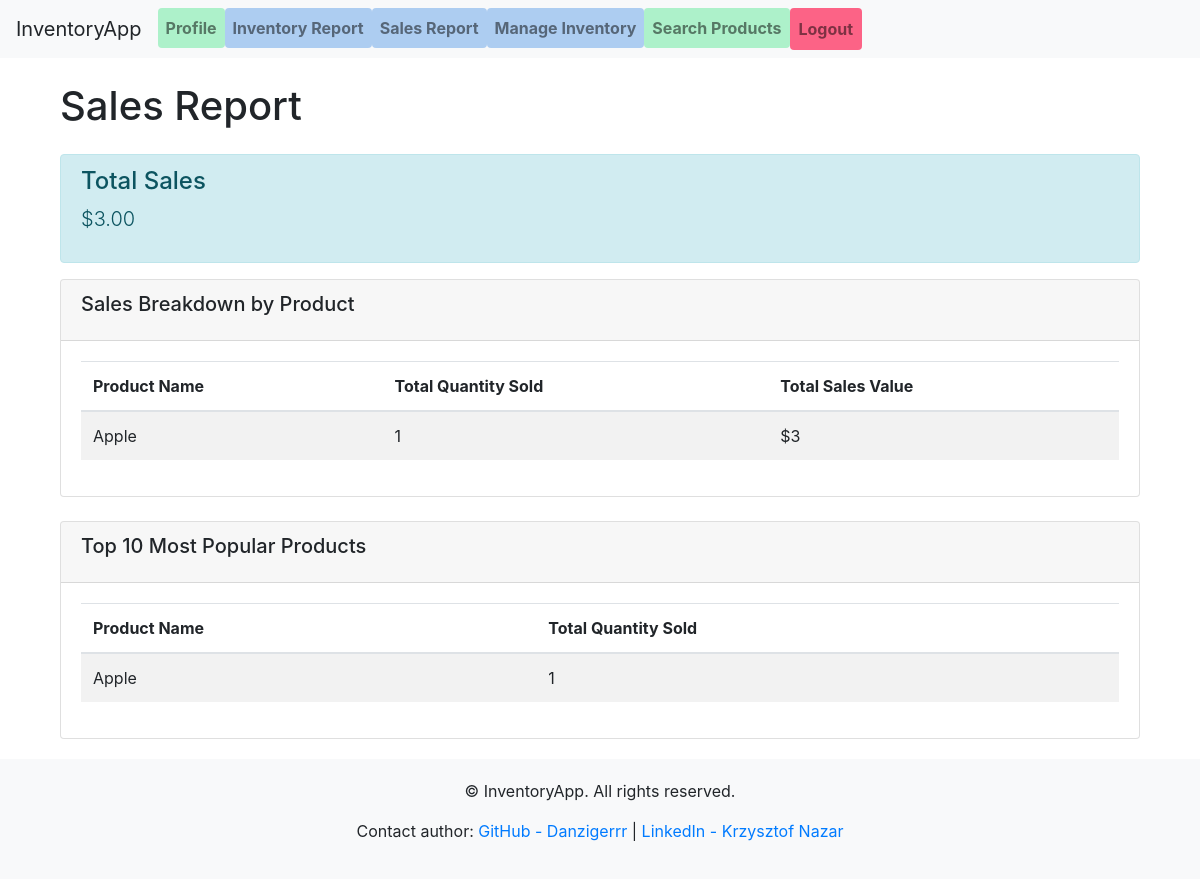
/sales/sales_report/ (signed in), run on an earlier commit of the app's database.
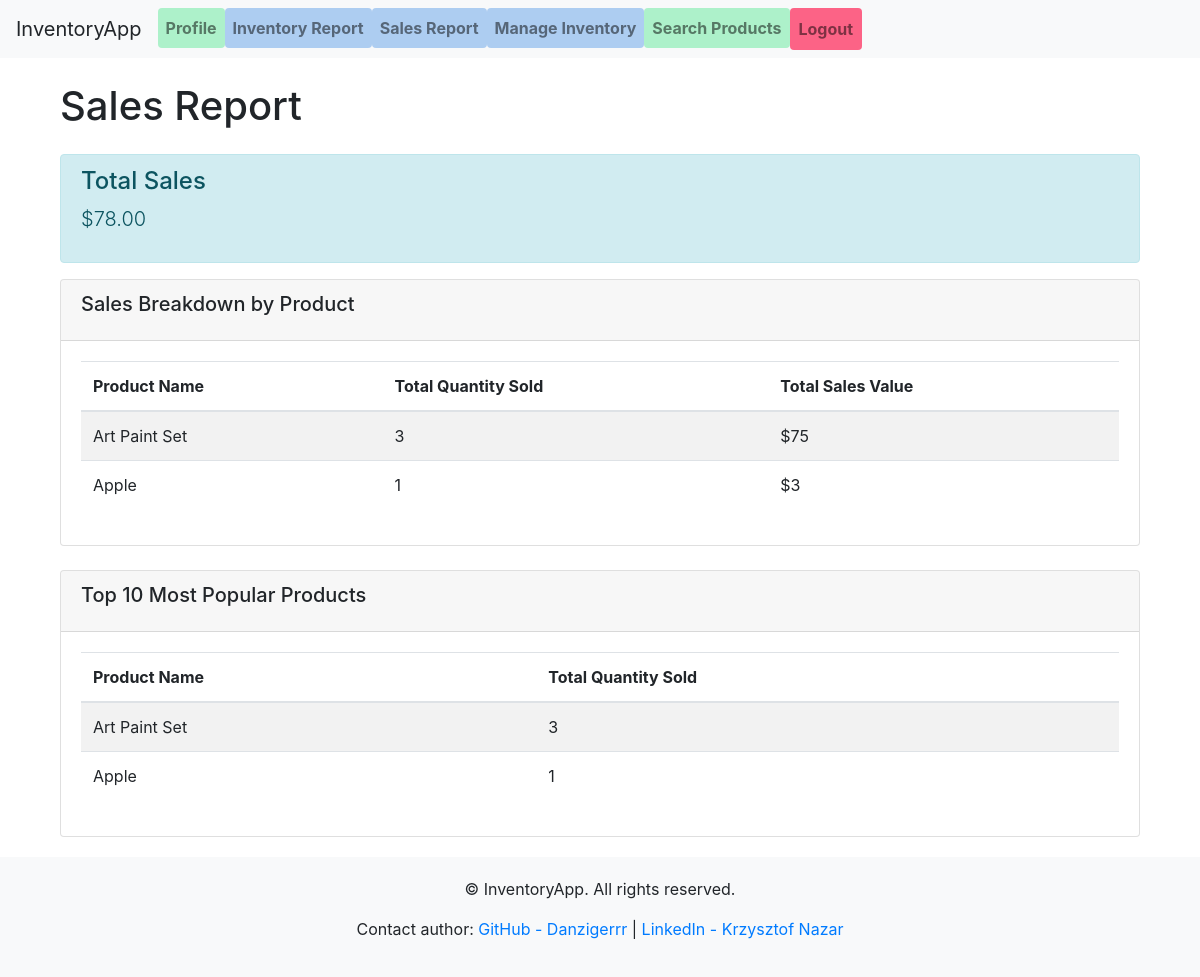
And on a later commit of the database.
### inventory/models.py (models this page shows, shortened)
class Product(models.Model):
    name = models.CharField(max_length=255)
    description = models.TextField(blank=True, null=True)
    price = models.DecimalField(max_digits=10, decimal_places=2)
    stock = models.PositiveIntegerField(default=0)

### sales/views.py (the view)
# urls.py: path('sales_report/', views.sales_report, name='sales_report'),
@login_required
def sales_report(request):
    if not is_admin(request.user):
        raise PermissionDenied
    purchases = Purchase.objects.select_related('product').annotate(
        total_price=F('quantity') * F('product__price')
    )
    total_sales = purchases.aggregate(total_sales=Sum('total_price'))['total_sales']
    breakdown = purchases.values(
        'product__name'
    ).annotate(
        total_quantity=Sum('quantity'),
        total_value=Sum('total_price')
    ).order_by('-total_value')
    popular_products = purchases.values(
        'product__name'
    ).annotate(
        total_quantity=Sum('quantity')
    ).order_by('-total_quantity')[:10]
    context = {
        'total_sales': format(total_sales, '.2f'),
        'breakdown': breakdown,
        'popular_products': popular_products,
    }
    return render(request, 'sales/sales_report.html', context)

### sales/views.py (called while the page is built)
def is_admin(user):
    return user.is_superuser

### templates/sales/sales_report.html (shortened to what this page needs)
{% extends 'base.html' %}
{% block content %}
    <div class="container mt-4">
        <h1 class="mb-4">Sales Report</h1>
        <div class="alert alert-info" role="alert">
            <h4 class="alert-heading">Total Sales</h4>
            <p class="lead">${{ total_sales|default:"0.00" }}</p>
        </div>
        <div class="card mb-4">
            <div class="card-header">
                <h5 class="card-title">Sales Breakdown by Product</h5>
            </div>
            <div class="card-body">
                <table class="table table-striped">
                    <thead>
                    <tr>
                        <th>Product Name</th>
                        <th>Total Quantity Sold</th>
                        <th>Total Sales Value</th>
                    </tr>
                    </thead>
                    <tbody>
                    {% for item in breakdown %}
                        <tr>
                            <td>{{ item.product__name }}</td>
                            <td>{{ item.total_quantity }}</td>
                            <td>${{ item.total_value|default:"0.00" }}</td>
                        </tr>
                    {% endfor %}
                    </tbody>
                </table>
            </div>
        </div>
        <div class="card">
            <div class="card-header">
                <h5 class="card-title">Top 10 Most Popular Products</h5>
            </div>
            <div class="card-body">
                <table class="table table-striped">
                    <thead>
                    <tr>
                        <th>Product Name</th>
                        <th>Total Quantity Sold</th>
                    </tr>
                    </thead>
                    <tbody>
                    {% for product in popular_products %}
                        <tr>
                            <td>{{ product.product__name }}</td>
                            <td>{{ product.total_quantity }}</td>
                        </tr>
                    {% endfor %}
                    </tbody>
                </table>
            </div>
        </div>
    </div>
{% endblock %}

What changed in the data, as far as the page shows it:
now on this page (row edited): Product: product__name "Art Paint Set", total_quantity "3", total_value "75"
Also different on the page:
{{ total_sales|default:"0.00" }}: "3.00" → "78.00"
